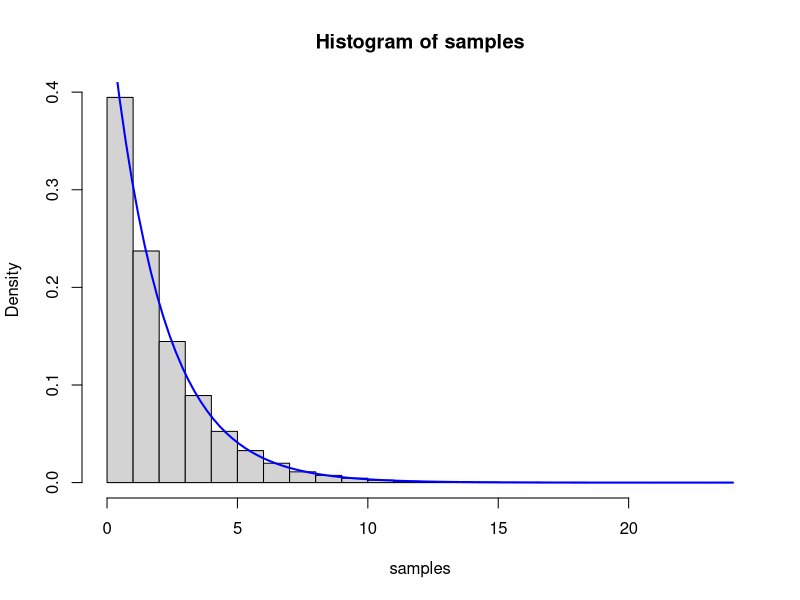

The R source for this figure:
## ---- chunk 1
rate <- 0.5
n <- 1e5
unif <- runif(n)
samples <- -(1 / rate) * log(1 - unif)

hist(samples, probability = TRUE)
curve(dexp(x, rate), add = TRUE, col = "blue", lwd = 2)
